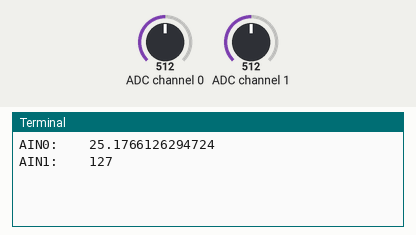
Simulated run of this program. Board: Raspberry Pi (BCM pin numbers). Shown: the last lines printed to the terminal. The test bench sets the inputs (shaded band); at power-on: ADC channel 0 = 512, ADC channel 1 = 512 (analog values on the 0–1023 scale).

Above: at 1.2 s.
1.3 s: ADC channel 0 set to 716
At 2.6 s:
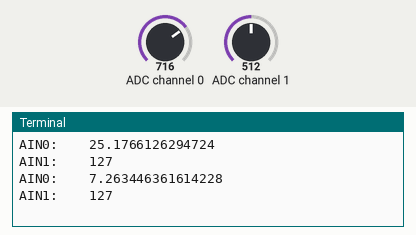
2.8 s: ADC channel 1 set to 716
At 4.2 s:
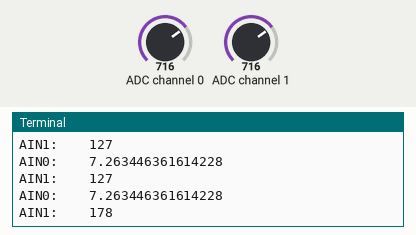
4.3 s: ADC channel 0 set to 900
5.8 s: ADC channel 1 set to 900
At 7.3 s:
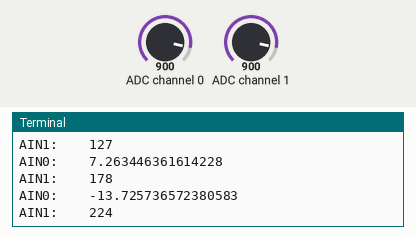
Timing chart, 0 to 8.3 s (numbered marks = the images above; inputs shaded):
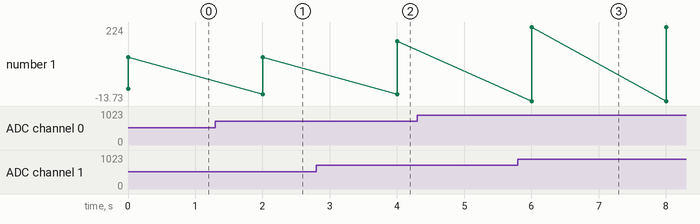

Measured:
- after the input at 1.3 s, the terminal: prints a new line after 0.70 s (image 1)
- after the input at 2.8 s, the terminal: prints a new line after 1.2 s (image 2)
- after the input at 5.8 s, the terminal: prints a new line after 0.21 s (image 3)
- plotted number 1: 127 → 178 after the input at 2.8 s, 178 → 224 after the input at 5.8 s

The program:

smbusTest.py
```python
import smbus
import time
import math

address = 0x48
A0 = 0x40
A1 = 0x41
A2 = 0x42
A3 = 0x43

bus = smbus.SMBus(1)


def read(chn):  # channel
    try:
        if chn == 0:
            bus.write_byte(address, A0)
        if chn == 1:
            bus.write_byte(address, A1)
        if chn == 2:
            bus.write_byte(address, A2)
        if chn == 3:
            bus.write_byte(address, A3)
        bus.read_byte(address)  # dummy read to start conversion
    except Exception:
        print('problem with address')
    return bus.read_byte(address)

while True:
    value = read(0)
    voltage = value/255.0*3.3
    Rt = 10*voltage/(3.3-voltage)
    tempK = 1/(1/(273.15 + 25) + math.log(Rt/10)/3950.0)
    tempC = tempK - 273.15
    print(f"AIN0:    {tempC}")
    print(f"AIN1:    {read(1)}")
    #print(f"AIN2:    {read(2)}")
    #print(f"AIN3:    {read(3)}")
    time.sleep(2)


"""
    bus.write_byte(address, A0)
    therm_value = bus.read_byte(address)
    therm_vol = therm_value*3.3/255
    bus.write_byte(address, A1)
    photo_value = bus.read_byte(address)
    photo_vol = photo_value*3.3/255
    bus.write_byte(address, A2)
    A2_value = bus.read_byte(address)
    A2_vol = photo_value*3.3/255
    bus.write_byte(address, A3)
    A3_value = bus.read_byte(address)
    A3_vol = photo_value*3.3/255
    print(f"A0:     {round(therm_vol, 2)}")
    print(f"A1:     {round(photo_vol, 2)}")
    print(f"A2:     {round(A2_vol, 2)}")
    print(f"A2:     {round(A2_vol, 2)}")
    time.sleep(1)
"""
```
